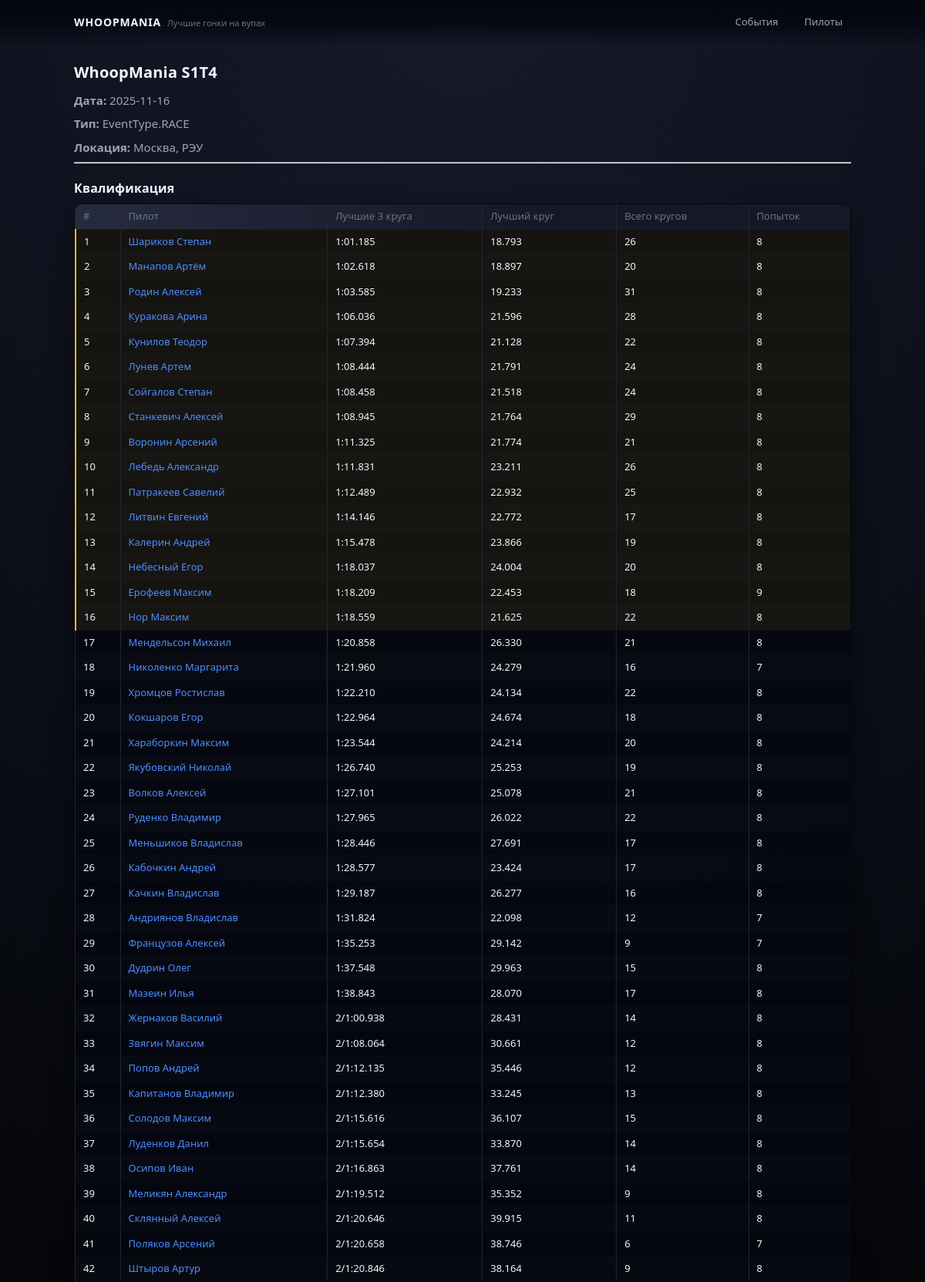
The page /events/4 (upper part) on the database its author committed.
### backend/app/models/event.py (models this page shows)
class Event(Base):
    __tablename__ = "events"
    id: Mapped[int] = mapped_column(Integer, primary_key=True, index=True)
    name: Mapped[str] = mapped_column(String, nullable=False)
    event_type: Mapped[EventType] = mapped_column(
        Enum(EventType),
        nullable=False,
        default=EventType.RACE,
    )
    date: Mapped[date] = mapped_column(Date, nullable=False)
    location: Mapped[str | None] = mapped_column(String, nullable=True)
    description: Mapped[str | None] = mapped_column(String, nullable=True)
    bracket_races = relationship(
        "BracketRace",
        back_populates="event",
        cascade="all, delete-orphan",
    )

### backend/app/models/qualification.py (models this page shows)
class QualificationResult(Base):
    __tablename__ = "qualification_results"
    id: Mapped[int] = mapped_column(Integer, primary_key=True, index=True)
    event_id: Mapped[int] = mapped_column(
        ForeignKey("events.id", ondelete="CASCADE"),
        nullable=False,
        index=True,
    )
    pilot_id: Mapped[int] = mapped_column(
        ForeignKey("pilots.id", ondelete="CASCADE"),
        nullable=False,
        index=True,
    )
    rank: Mapped[int | None] = mapped_column(Integer, nullable=True)
    best_lap_ms: Mapped[int | None] = mapped_column(Integer, nullable=True)
    best3_avg_ms: Mapped[int | None] = mapped_column(Integer, nullable=True)
    laps_total: Mapped[int | None] = mapped_column(Integer, nullable=True)
    attempts_count: Mapped[int | None] = mapped_column(Integer, nullable=True)
    consecutives_count: Mapped[int | None] = mapped_column(Integer, nullable=True)
    event: Mapped[Event] = relationship(backref="qualification_results")
    pilot: Mapped[Pilot] = relationship(backref="qualification_results")

### backend/app/models/pilot.py (models this page shows, shortened)
class Pilot(Base):
    __tablename__ = "pilots"
    id: Mapped[int] = mapped_column(Integer, primary_key=True, index=True)
    nickname: Mapped[str] = mapped_column(String, nullable=False, index=True)
    first_name: Mapped[str | None] = mapped_column(String, nullable=True)
    last_name: Mapped[str | None] = mapped_column(String, nullable=True)
    callsign: Mapped[str | None] = mapped_column(String, nullable=True)  # позывной
    city: Mapped[str | None] = mapped_column(String, nullable=True)
    club: Mapped[str | None] = mapped_column(String, nullable=True)
    bracket_results = relationship(
        "BracketRaceResult",
        back_populates="pilot",
        cascade="all, delete-orphan",
    )
    telegram_id: Mapped[int | None] = mapped_column(BigInteger, nullable=True, unique=False)
    created_at: Mapped[datetime] = mapped_column(
        DateTime,
        nullable=False,
        default=datetime.utcnow,
    )

### backend/app/api/routes/events.py (the view)
@router.get("/{event_id}", include_in_schema=False)
async def event_detail(
    request: Request,
    event_id: int,
    db: Session = Depends(get_db),
):
    event = db.get(Event, event_id)
    if not event:
        raise HTTPException(status_code=404, detail="Event not found")
    stmt = (
        select(QualificationResult)
        .where(QualificationResult.event_id == event_id)
        .order_by(QualificationResult.rank.asc())
    )
    qual_results = db.scalars(stmt).all()
    return templates.TemplateResponse(
        "event_detail.html",
        {
            "request": request,
            "event": event,
            "qualification": qual_results,
        },
    )

### backend/app/templates/event_detail.html (shortened to what this page needs)
{% extends "base.html" %}
{% block content %}
<h2>{{ event.name }}</h2>
<p><strong>Дата:</strong> {{ event.date }}</p>
<p><strong>Тип:</strong> {{ event.event_type }}</p>
{% if event.location %}
  <p><strong>Локация:</strong> {{ event.location }}</p>
{% endif %}
<hr />
<h3>Квалификация</h3>
{% if qualification and qualification|length > 0 %}
  <table id="qualification-table" border="1" cellpadding="4" cellspacing="0">
    <thead>
      <tr>
        <th data-sort-key="rank">#</th>
        <th data-sort-key="pilot">Пилот</th>
        <th data-sort-key="best3">Лучшие 3 круга</th>
        <th data-sort-key="bestlap">Лучший круг</th>
        <th data-sort-key="laps">Всего кругов</th>
        <th data-sort-key="attempts">Попыток</th>
      </tr>
    </thead>
    <tbody>
      {% for q in qualification if q.rank is not none %}
        <tr class="{% if q.rank and q.rank <= 16 %}wm-qual-top16{% endif %}">
          <td data-sort-value="{{ q.rank }}">{{ q.rank }}</td>
          <td data-sort-value="{{ q.pilot.nickname | e }}">
            <a href="/pilots/{{ q.pilot.id }}">{{ q.pilot.nickname }}</a>
          </td>
          <td data-best3-ms="{{ q.best3_avg_ms or '' }}"
              data-consec="{{ q.consecutives_count or 0 }}">
            {% if q.best3_avg_ms %}
              {% if q.consecutives_count and q.consecutives_count < 3 %}
                {{ q.consecutives_count }}/{{ q.best3_avg_ms | format_ms }}
              {% else %}
                {{ q.best3_avg_ms | format_ms }}
              {% endif %}
            {% else %}
              —
            {% endif %}
          </td>
          <td data-bestlap-ms="{{ q.best_lap_ms or '' }}">
            {{ q.best_lap_ms | format_ms }}
          </td>
          <td data-sort-value="{{ q.laps_total or 0 }}">
            {{ q.laps_total or "—" }}
          </td>
          <td data-sort-value="{{ q.attempts_count or 0 }}">
            {{ q.attempts_count or "—" }}
          </td>
        </tr>
      {% endfor %}
    </tbody>
  </table>
{% else %}
  <p>Квалификация пока не загружена.</p>
{% endif %}
</div>
{% endblock %}

### backend/app/static/style.css (style rules this page uses)
:root { --wm-bg: #05060a; --wm-bg-elevated: #0b0d13; --wm-bg-soft: #11141d; --wm-border-subtle: #222636; --wm-border-strong: #2e3448; --wm-text: #f5f7ff; --wm-text-muted: #9ea3b7; --wm-text-soft: #6d7284; --wm-accent: #4f8cff; --wm-accent-soft: #2d3f66; --wm-accent-hover: #6f9cff; --wm-danger: #ff5066; --wm-radius-lg: 16px; --wm-radius-md: 10px; --wm-radius-sm: 6px; --wm-shadow-soft: 0 18px 45px rgba(0, 0, 0, 0.45); --wm-shadow-subtle: 0 1px 0 rgba(255, 255, 255, 0.02); --wm-font-sans: system-ui, -apple-system, BlinkMacSystemFont, "SF Pro Text", "Segoe UI", sans-serif; --wm-transition-fast: 120ms ease-out; }
*, *::before, *::after { box-sizing: border-box; }
html, body { margin: 0; padding: 0; min-height: 100%; }
body { background: radial-gradient(circle at top, #151a2a 0, #05060a 45%); color: var(--wm-text); font-family: var(--wm-font-sans); font-size: 15px; line-height: 1.5; }
a { color: var(--wm-accent); text-decoration: none; transition: color var(--wm-transition-fast); }
h1, h2, h3 { margin-top: 0; font-weight: 600; letter-spacing: 0.01em; }
h2 { font-size: 20px; margin-bottom: 10px; }
h3 { font-size: 16px; margin-top: 20px; margin-bottom: 8px; }
p { margin-top: 4px; margin-bottom: 8px; color: var(--wm-text-muted); }
table { width: 100%; border-collapse: collapse; margin-top: 8px; background: rgba(6, 8, 16, 0.96); border-radius: var(--wm-radius-md); overflow: hidden; border: 1px solid var(--wm-border-subtle); box-shadow: 0 12px 30px rgba(0, 0, 0, 0.5); }
thead { background: radial-gradient(circle at top left, #262b3e 0, #151827 60%); }
th, td { padding: 6px 10px; font-size: 13px; }
th { text-align: left; font-weight: 500; color: var(--wm-text-soft); border-bottom: 1px solid rgba(255, 255, 255, 0.04); }
tbody tr:nth-child(even) { background: rgba(255, 255, 255, 0.01); }
td { border-bottom: 1px solid rgba(255, 255, 255, 0.02); color: var(--wm-text); }
td a { font-weight: 500; }
.wm-qual-top16 td { background-color: rgba(250, 204, 21, 0.06) !important; }
.wm-qual-top16 td:first-child { border-left: 3px solid #fbbf24; }

### backend/app/templates/event_detail.html (style rules this page uses)
th { cursor: pointer; position: relative; padding-right: 16px; }

### rows shown on the page
Event: name "WhoopMania S1T4", date "2025-11-16", event_type "EventType.RACE", location "Москва, РЭУ"
QualificationResult: rank "1", pilot.nickname "Шариков Степан", best3_avg_ms "1:01.185", best_lap_ms "18.793", laps_total "26", attempts_count "8"
QualificationResult: rank "2", pilot.nickname "Манапов Артём", best3_avg_ms "1:02.618", best_lap_ms "18.897", laps_total "20", attempts_count "8"
QualificationResult: rank "3", pilot.nickname "Родин Алексей", best3_avg_ms "1:03.585", best_lap_ms "19.233", laps_total "31", attempts_count "8"
QualificationResult: rank "4", pilot.nickname "Куракова Арина", best3_avg_ms "1:06.036", best_lap_ms "21.596", laps_total "28", attempts_count "8"
QualificationResult: rank "5", pilot.nickname "Кунилов Теодор", best3_avg_ms "1:07.394", best_lap_ms "21.128", laps_total "22", attempts_count "8"
QualificationResult: rank "6", pilot.nickname "Лунев Артем", best3_avg_ms "1:08.444", best_lap_ms "21.791", laps_total "24", attempts_count "8"
QualificationResult: rank "7", pilot.nickname "Сойгалов Степан", best3_avg_ms "1:08.458", best_lap_ms "21.518", laps_total "24", attempts_count "8"
QualificationResult: rank "8", pilot.nickname "Станкевич Алексей", best3_avg_ms "1:08.945", best_lap_ms "21.764", laps_total "29", attempts_count "8"
QualificationResult: rank "9", pilot.nickname "Воронин Арсений", best3_avg_ms "1:11.325", best_lap_ms "21.774", laps_total "21", attempts_count "8"
QualificationResult: rank "10", pilot.nickname "Лебедь Александр", best3_avg_ms "1:11.831", best_lap_ms "23.211", laps_total "26", attempts_count "8"
QualificationResult: rank "11", pilot.nickname "Патракеев Савелий", best3_avg_ms "1:12.489", best_lap_ms "22.932", laps_total "25", attempts_count "8"
QualificationResult: rank "12", pilot.nickname "Литвин Евгений", best3_avg_ms "1:14.146", best_lap_ms "22.772", laps_total "17", attempts_count "8"
QualificationResult: rank "13", pilot.nickname "Калерин Андрей", best3_avg_ms "1:15.478", best_lap_ms "23.866", laps_total "19", attempts_count "8"
QualificationResult: rank "14", pilot.nickname "Небесный Егор", best3_avg_ms "1:18.037", best_lap_ms "24.004", laps_total "20", attempts_count "8"
QualificationResult: rank "15", pilot.nickname "Ерофеев Максим", best3_avg_ms "1:18.209", best_lap_ms "22.453", laps_total "18", attempts_count "9"
QualificationResult: rank "16", pilot.nickname "Нор Максим", best3_avg_ms "1:18.559", best_lap_ms "21.625", laps_total "22", attempts_count "8"
QualificationResult: rank "17", pilot.nickname "Мендельсон Михаил", best3_avg_ms "1:20.858", best_lap_ms "26.330", laps_total "21", attempts_count "8"
QualificationResult: rank "18", pilot.nickname "Николенко Маргарита", best3_avg_ms "1:21.960", best_lap_ms "24.279", laps_total "16", attempts_count "7"
QualificationResult: rank "19", pilot.nickname "Хромцов Ростислав", best3_avg_ms "1:22.210", best_lap_ms "24.134", laps_total "22", attempts_count "8"
QualificationResult: rank "20", pilot.nickname "Кокшаров Егор", best3_avg_ms "1:22.964", best_lap_ms "24.674", laps_total "18", attempts_count "8"
QualificationResult: rank "21", pilot.nickname "Хараборкин Максим", best3_avg_ms "1:23.544", best_lap_ms "24.214", laps_total "20", attempts_count "8"
QualificationResult: rank "22", pilot.nickname "Якубовский Николай", best3_avg_ms "1:26.740", best_lap_ms "25.253", laps_total "19", attempts_count "8"
QualificationResult: rank "23", pilot.nickname "Волков Алексей", best3_avg_ms "1:27.101", best_lap_ms "25.078", laps_total "21", attempts_count "8"
QualificationResult: rank "24", pilot.nickname "Руденко Владимир", best3_avg_ms "1:27.965", best_lap_ms "26.022", laps_total "22", attempts_count "8"
QualificationResult: rank "25", pilot.nickname "Меньшиков Владислав", best3_avg_ms "1:28.446", best_lap_ms "27.691", laps_total "17", attempts_count "8"
QualificationResult: rank "26", pilot.nickname "Кабочкин Андрей", best3_avg_ms "1:28.577", best_lap_ms "23.424", laps_total "17", attempts_count "8"
QualificationResult: rank "27", pilot.nickname "Качкин Владислав", best3_avg_ms "1:29.187", best_lap_ms "26.277", laps_total "16", attempts_count "8"
QualificationResult: rank "28", pilot.nickname "Андриянов Владислав", best3_avg_ms "1:31.824", best_lap_ms "22.098", laps_total "12", attempts_count "7"
QualificationResult: rank "29", pilot.nickname "Французов Алексей", best3_avg_ms "1:35.253", best_lap_ms "29.142", laps_total "9", attempts_count "7"
QualificationResult: rank "30", pilot.nickname "Дудрин Олег", best3_avg_ms "1:37.548", best_lap_ms "29.963", laps_total "15", attempts_count "8"
QualificationResult: rank "31", pilot.nickname "Мазеин Илья", best3_avg_ms "1:38.843", best_lap_ms "28.070", laps_total "17", attempts_count "8"
QualificationResult: rank "32", pilot.nickname "Жернаков Василий", consecutives_count "2", best3_avg_ms "1:00.938", best_lap_ms "28.431", laps_total "14", attempts_count "8"
QualificationResult: rank "33", pilot.nickname "Звягин Максим", consecutives_count "2", best3_avg_ms "1:08.064", best_lap_ms "30.661", laps_total "12", attempts_count "8"
QualificationResult: rank "34", pilot.nickname "Попов Андрей", consecutives_count "2", best3_avg_ms "1:12.135", best_lap_ms "35.446", laps_total "12", attempts_count "8"
QualificationResult: rank "35", pilot.nickname "Капитанов Владимир", consecutives_count "2", best3_avg_ms "1:12.380", best_lap_ms "33.245", laps_total "13", attempts_count "8"
QualificationResult: rank "36", pilot.nickname "Солодов Максим", consecutives_count "2", best3_avg_ms "1:15.616", best_lap_ms "36.107", laps_total "15", attempts_count "8"
QualificationResult: rank "37", pilot.nickname "Луденков Данил", consecutives_count "2", best3_avg_ms "1:15.654", best_lap_ms "33.870", laps_total "14", attempts_count "8"
QualificationResult: rank "38", pilot.nickname "Осипов Иван", consecutives_count "2", best3_avg_ms "1:16.863", best_lap_ms "37.761", laps_total "14", attempts_count "8"
QualificationResult: rank "39", pilot.nickname "Меликян Александр", consecutives_count "2", best3_avg_ms "1:19.512", best_lap_ms "35.352", laps_total "9", attempts_count "8"
QualificationResult: rank "40", pilot.nickname "Склянный Алексей", consecutives_count "2", best3_avg_ms "1:20.646", best_lap_ms "39.915", laps_total "11", attempts_count "8"
QualificationResult: rank "41", pilot.nickname "Поляков Арсений", consecutives_count "2", best3_avg_ms "1:20.658", best_lap_ms "38.746", laps_total "6", attempts_count "7"
QualificationResult: rank "42", pilot.nickname "Штыров Артур", consecutives_count "2", best3_avg_ms "1:20.846", best_lap_ms "38.164", laps_total "9", attempts_count "8"
